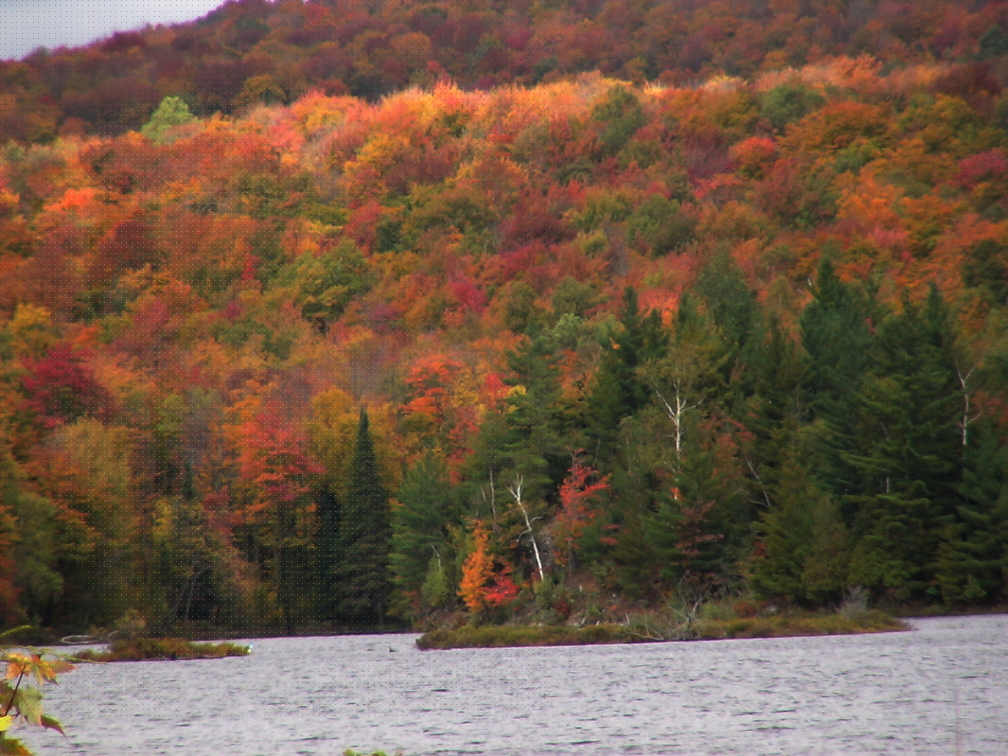
#> input picture mountain.png, 2016 x 1512 px (shown at 1/2 size)
$ python step_4.py
#> lines starting #> are read from the running program, lines starting #| are printed output that depends on the picture; after the words box and inside, x2 and y2 are one past the last pixel; in counts of white or black regions, pixels touching at a corner belong together
import skimage.io as io # basic image methods
import numpy as np # for ndarray
import csv; # for making easy CSV string

class ImageAnalysis:
    def __init__(self, image):
#> called with image = 'mountain.png'
        self.image = io.imread(image) # immediately read picture data into numPy array
#> self.image is the input picture: shape (1512, 2016, 3); mean R, G, B 112, 88.5, 69.9
        self.hidden = None # blank for hidden image data

    def __str__(self): # method to tell default print() what to write to the output
        # this uses string formatting of the 'shape' int tuple into string
        # notice (<item>,) notation (especially the comma after the first item) /
        # this tells Python that this is a formatting tuple with one operand, /
        # not an expression (<expr>)
        return 'Shape is: {}'.format(self.image.shape)

    def show(self):
        io.imshow(self.image) # transfer image data into the output queue
        io.show() # show image in queue, using GUI

    # to display hidden picture and ensure it was saved in the class instance
    def showHidden(self):
        if self.hidden is None:
            print('No hidden picture built!')
        else:
            io.imshow(self.hidden)
            io.show()

    def retriveHidden(self):
        # initialize sedulting array in the class instance
        # specifying dimensions + type, latter to avoid imprecise conversions
        self.hidden = np.ndarray(( 131, 100, 3 ), np.uint8)

        for row in range(131): # for each resulting row...
            for col in range(100): # for each resulting col...
                self.hidden[row, col] = self.image[row * 11][col * 11] # take each 11th pixel
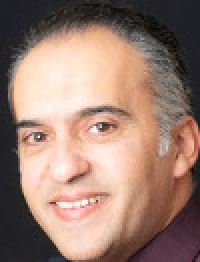
#> self.hidden: shape (131, 100, 3) (shown 2 times larger); mean R, G, B 155.4, 126.3, 113.2

        io.imsave('./hidden.jpg', self.hidden) # save

    def fix(self):
        # prepare source image dimensions
        height = len(self.image)
#> height = 1512
        width = len(self.image[0])
#> width = 2016

        # running through each pixel
        for row in range(height):
            for col in range(width):
                # pass ones than are not 11th they are ok
                if row % 11 != 0 and col % 11 != 0:
                    continue

                """
                4 neighbouring pixels (N) around target pixel (A):
                .N.
                NAN
                .N.
                """
                neighboursIndices = [[row + 1, col + 1], [row + 1, col - 1], [row - 1, col + 1], [row - 1, col - 1]]

                # collect only ones that don't step out of bounds
                neighbours = []
                for nI in neighboursIndices:
                    rown, coln = nI
                    if rown < 0 or rown >= height or coln < 0 or coln >= width:
                        continue
                    neighbours.append(self.image[rown, coln])

                count = len(neighbours)
                # this shouldn't happen semanticaly, but just in case
                if count == 0:
                    continue
                # count avg of each component
                sumR = sumG = sumB = 0;
                for n in neighbours:
                    r,g,b = n
                    sumR += r
                    sumG += g
                    sumB += b

                # write new pixel
                self.image[row, col, 0] = sumR // count;
                self.image[row, col, 1] = sumG // count;
                self.image[row, col, 2] = sumB // count;
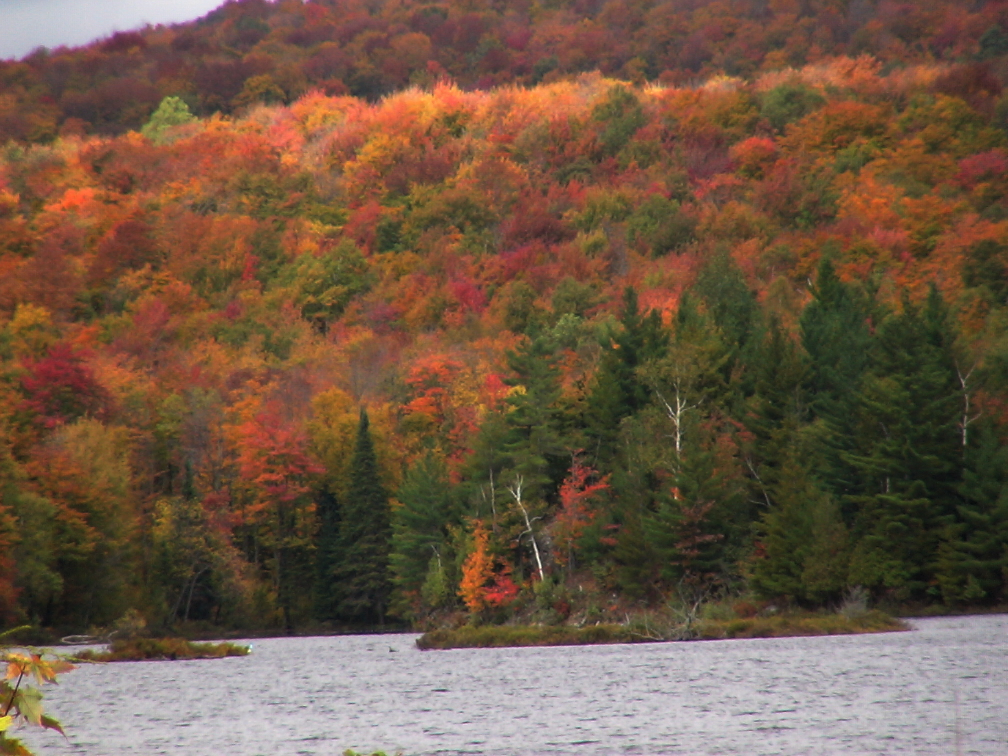
#> self.image: shape (1512, 2016, 3) (shown at 1/2 size); 17.12% of pixels changed, all inside (x1, y1, x2, y2) = (0, 0, 2016, 1512)

    def averageRGB(self):
        """
        open safely, so the file will be handled properly and closed afterwards without exceptions
        avoiding try ... catch ... construct, using with instead
        keywords:
        - newline '' -- so there wouldn't be an extra carriage return (\r) after each line
        - encoding utf-8, just to be sure it won't be unreadable afterwards
        """
        with open('./RGB.csv', 'w', newline='',  encoding='utf-8') as f:
            """
            Making writer with file hadle and param:
            quoting QUOTE_NONNUMERIC -- to leave float numbers without quotes
            """
            wr = csv.writer(f, quoting=csv.QUOTE_NONNUMERIC)
            for row in self.hidden:
                newRow = []
                for cell in row.astype(np.float64): # conversion in order not to catch an overflow with uint8
                    avg = (cell[0] + cell[1] + cell[2]) / 3 # finging average value
                    newRow.append(avg)
                wr.writerow(newRow) # write new row to CSV
#> this loop made 131 passes
            f.close() # gracefuly close writing handle

i = ImageAnalysis('mountain.png')
print(i)
# i.show()
i.retriveHidden()
# i.showHidden()
i.fix() # fixing "in place", not making new picture
# i.show()
# io.imsave('./fixed.jpg', i.image) # save fixed result into file, just in case
i.averageRGB()
